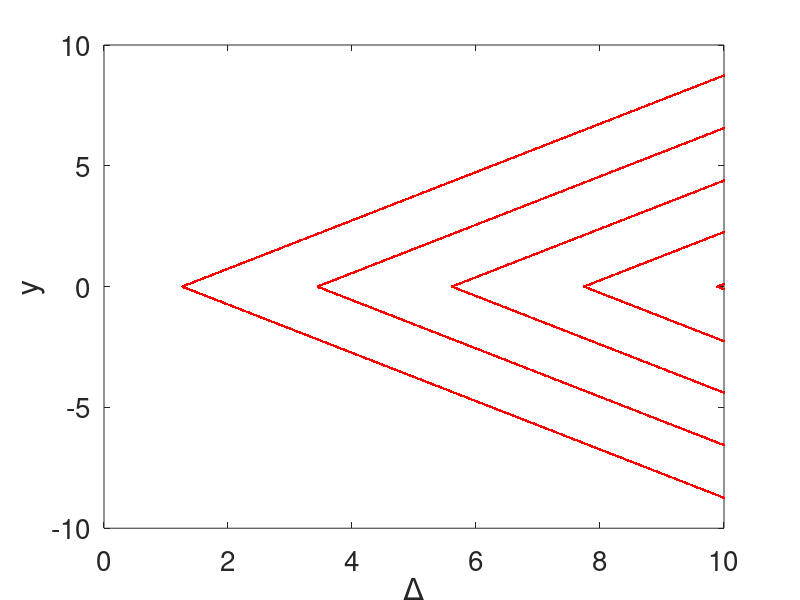

Write MATLAB code to recreate this figure.

peak_canonical = [1.26,3.44,5.61,7.74,9.89];

deltas = linspace(1,10,500);

% Simple version

% for delta = deltas
%     % cut the domain 
%     domain_lenght = delta;
%     % pinpoint peaks
%     peaks_in_domain = peak_canonical(peak_canonical<=domain_lenght-1);
%     % transform to local delta grid
%     peaks_local = peaks_in_domain - delta;
%     
%     scatter(delta*ones(size(peaks_local)), peaks_local, [],'b', 'filled');
%     hold on
%     scatter(delta*ones(size(peaks_local)), -peaks_local, [],'b', 'filled');
%     hold on
% end
% hold off

% plot parameters

l_blue = [0, 153, 204]./255;
d_blue = [51, 51, 255]./255;
gray = [0.75, 0.75, 0.75];

marker_size = 12;
marker_size_small = 8;

figure('Position', [0 0 550 500])

% Version with central clusters
peaks_central_all = [];
deltas_central_all = [];
delta_central_true = [];
for delta = deltas
    % cut the domain 
    domain_lenght = delta;

    % pinpoint symmetric peaks
    peaks_in_domain = peak_canonical(peak_canonical<=domain_lenght-0.5);
    % transform to local delta grid
    peaks_local = peaks_in_domain - delta;
   
%     scatter(delta*ones(size(peaks_local)), peaks_local, marker_size, d_blue, 'filled');
    plot(delta*ones(size(peaks_local)), peaks_local, 'r.');
    hold on
%     scatter(delta*ones(size(peaks_local)), -peaks_local, marker_size, d_blue, 'filled');
    plot(delta*ones(size(peaks_local)), -peaks_local, 'r.');
    hold on

    % pinpoint central peaks
    peaks_in_centre = peak_canonical((peak_canonical>domain_lenght-0.5)&(peak_canonical<domain_lenght));
    peaks_central_local = peaks_in_centre -delta;
    deltas_central = delta*ones(size(peaks_in_centre));

    peaks_central_all = [peaks_central_all peaks_central_local];
    deltas_central_all = [deltas_central_all deltas_central];

%     scatter(delta*ones(size(peaks_central_local)), peaks_central_local, marker_size_small, gray, '.');
%     hold on
%     scatter(delta*ones(size(peaks_central_local)), -peaks_central_local, marker_size_small, gray, '.');
%     hold on
% %     
%     % move central peaks to a centre
%     if ~isempty(peaks_in_centre)
% %         scatter(delta, 0, marker_size, l_blue,'filled');
% %         plot(delta, 0, 'Color', l_blue,'LineStyle','none', 'Marker','.');
% %         hold on
%         delta_central_true = [delta_central_true delta];
%     end
end
% scatter(deltas_central_all(1:10:end), peaks_central_all(1:10:end),marker_size, d_blue, 'filled');
plot(deltas_central_all, peaks_central_all,'r.');
hold on
% scatter(deltas_central_all(1:10:end), -peaks_central_all(1:10:end),marker_size, d_blue, 'filled');
plot(deltas_central_all, -peaks_central_all,'r.');
% hold on

p2 = plot(delta_central_true, zeros(size(delta_central_true)), 'Color', 'r','LineStyle','none', 'Marker','.');

hold on
% hold off

xlabel('\Delta')
ylabel('y')
set(gca,'Fontsize', 20)
hold off
